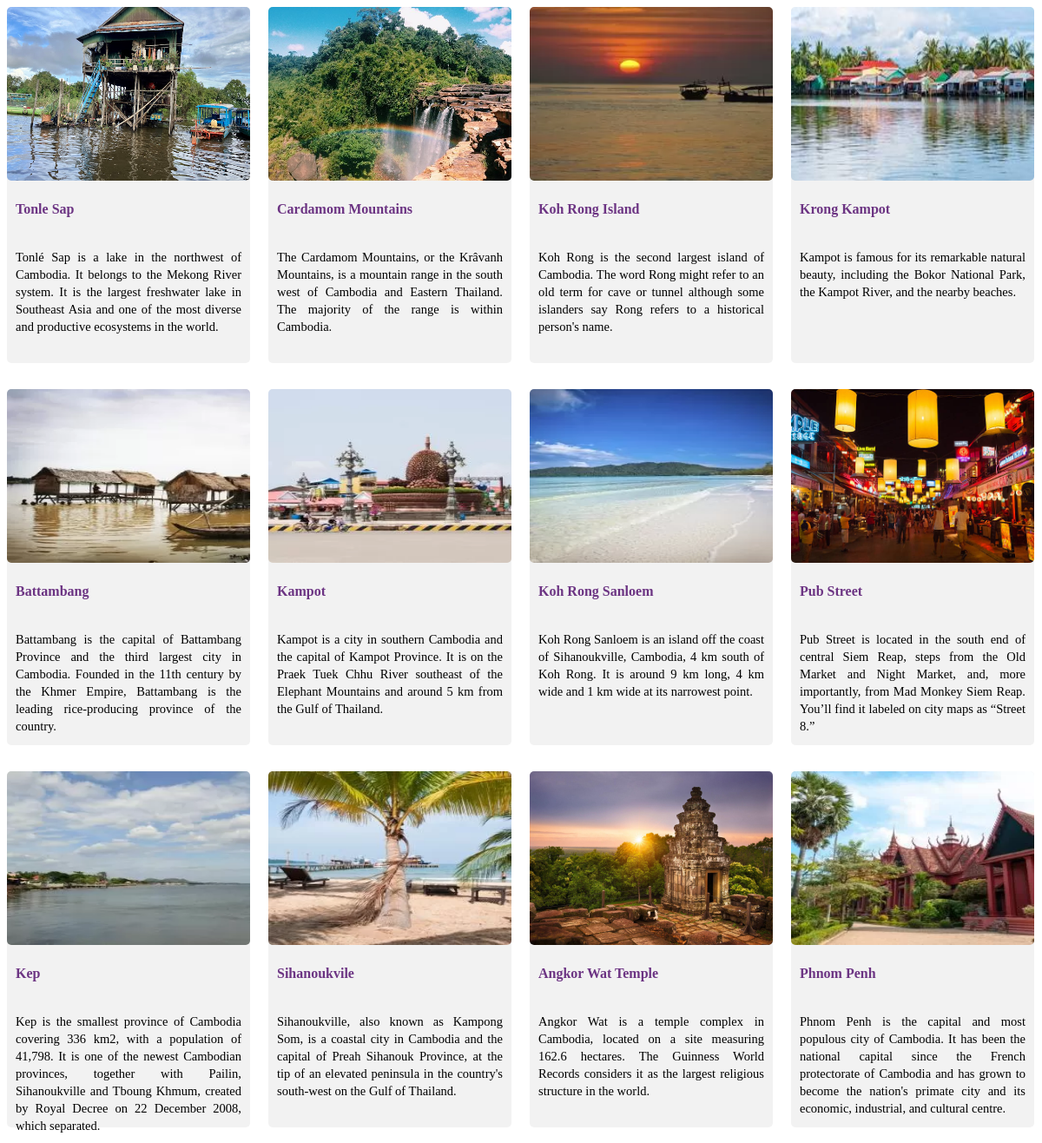
/includeFiles/qurVisitPlace.php, run on the app's committed database.
### tables this page shows
CREATE TABLE `tbldata` (
  `id` int(11) NOT NULL,
  `CateID` int(11) NOT NULL,
  `DateIn` datetime NOT NULL,
  `Description` varchar(1000) NOT NULL,
  `DesURL` varchar(1000) NOT NULL,
  `ImageUrl` varchar(1000) NOT NULL,
  `ProName` varchar(250) NOT NULL
);

### includeFiles/qurVisitPlace.php (the view, shortened to what this page needs)
<!DOCTYPE html>
<html lang="en">
<head>
</head>
<body>
  <?php
  include('dbCon.php');
  $qw = 'SELECT * FROM tbldata where CateID=1  Order By DateIn DESC ';
  $rw = $dbCon->query($qw);
  if ($rw->num_rows > 0) {
    echo '<div class="place-grid">';
    while ($row = $rw->fetch_assoc()) {
      echo '<div class="place">';
      echo '<a href="' . $row["DesURL"] . '" >';
      echo '<img src="' . $row["ImageUrl"] . '"  />';
      echo '<h3 >' . $row["ProName"] . '</h3>';
      echo '<p>' . $row["Description"] . '</p>';
      echo '</a>';
      echo '</div>';
    }
    echo '</div>';
  } else {
    echo '0 results';
  }
  ?>
</body>
</html>

### includeFiles/qurVisitPlace.php (style rules this page uses)
.place-grid { display: grid; grid-template-columns: 1fr 1fr 1fr 1fr; row-gap: 30px; column-gap: 20px; }
.place { width:280px; height:410px; background-color:rgba(128, 128, 128, 0.1); border-radius:5px; }
.place a { text-decoration:none; }
.place img { width:280px; height:200px; border-radius:5px; }
.place h3 { color:#6C3483 ; font-size:16px; margin-top:10px; padding:10px; }
.place p { color:black; font-size:14.5px; line-height:20px; text-align:justify; padding:10px; }

### data on the page
tbldata: ImageUrl (picture), ProName "Tonle Sap", Description "Tonlé Sap is a lake in the northwest of Cambodia. It belongs to the Mekong River system. It is the largest freshwater lake in Southeast Asia and one of the most diverse and productive ecosystems in the world."
tbldata: ImageUrl (picture), ProName "Cardamom Mountains", Description "The Cardamom Mountains, or the Krâvanh Mountains, is a mountain range in the south west of Cambodia and Eastern Thailand. The majority of the range is within Cambodia."
tbldata: ImageUrl (picture), ProName "Koh Rong Island", Description "Koh Rong is the second largest island of Cambodia. The word Rong might refer to an old term for cave or tunnel although some islanders say Rong refers to a historical person's name."
tbldata: ImageUrl (picture), ProName "Krong Kampot", Description "Kampot is famous for its remarkable natural beauty, including the Bokor National Park, the Kampot River, and the nearby beaches."
tbldata: ImageUrl (picture), ProName "Battambang", Description "Battambang is the capital of Battambang Province and the third largest city in Cambodia. Founded in the 11th century by the Khmer Empire, Battambang is the leading rice-producing province of the country."
tbldata: ImageUrl (picture), ProName "Kampot", Description "Kampot is a city in southern Cambodia and the capital of Kampot Province. It is on the Praek Tuek Chhu River southeast of the Elephant Mountains and around 5 km from the Gulf of Thailand."
tbldata: ImageUrl (picture), ProName "Koh Rong Sanloem", Description "Koh Rong Sanloem is an island off the coast of Sihanoukville, Cambodia, 4 km south of Koh Rong. It is around 9 km long, 4 km wide and 1 km wide at its narrowest point."
tbldata: ImageUrl (picture), ProName "Pub Street", Description "Pub Street is located in the south end of central Siem Reap, steps from the Old Market and Night Market, and, more importantly, from Mad Monkey Siem Reap. You’ll find it labeled on city maps as “Street 8.”"
tbldata: ImageUrl (picture), ProName "Kep", Description "Kep is the smallest province of Cambodia covering 336 km2, with a population of 41,798. It is one of the newest Cambodian provinces, together with Pailin, Sihanoukville and Tboung Khmum, created by Royal Decree on 22 December 2008, which separated."
tbldata: ImageUrl (picture), ProName "Sihanoukvile", Description "Sihanoukville, also known as Kampong Som, is a coastal city in Cambodia and the capital of Preah Sihanouk Province, at the tip of an elevated peninsula in the country's south-west on the Gulf of Thailand."
tbldata: ImageUrl (picture), ProName "Angkor Wat Temple", Description "Angkor Wat is a temple complex in Cambodia, located on a site measuring 162.6 hectares. The Guinness World Records considers it as the largest religious structure in the world."
tbldata: ImageUrl (picture), ProName "Phnom Penh", Description "Phnom Penh is the capital and most populous city of Cambodia. It has been the national capital since the French protectorate of Cambodia and has grown to become the nation's primate city and its economic, industrial, and cultural centre."
